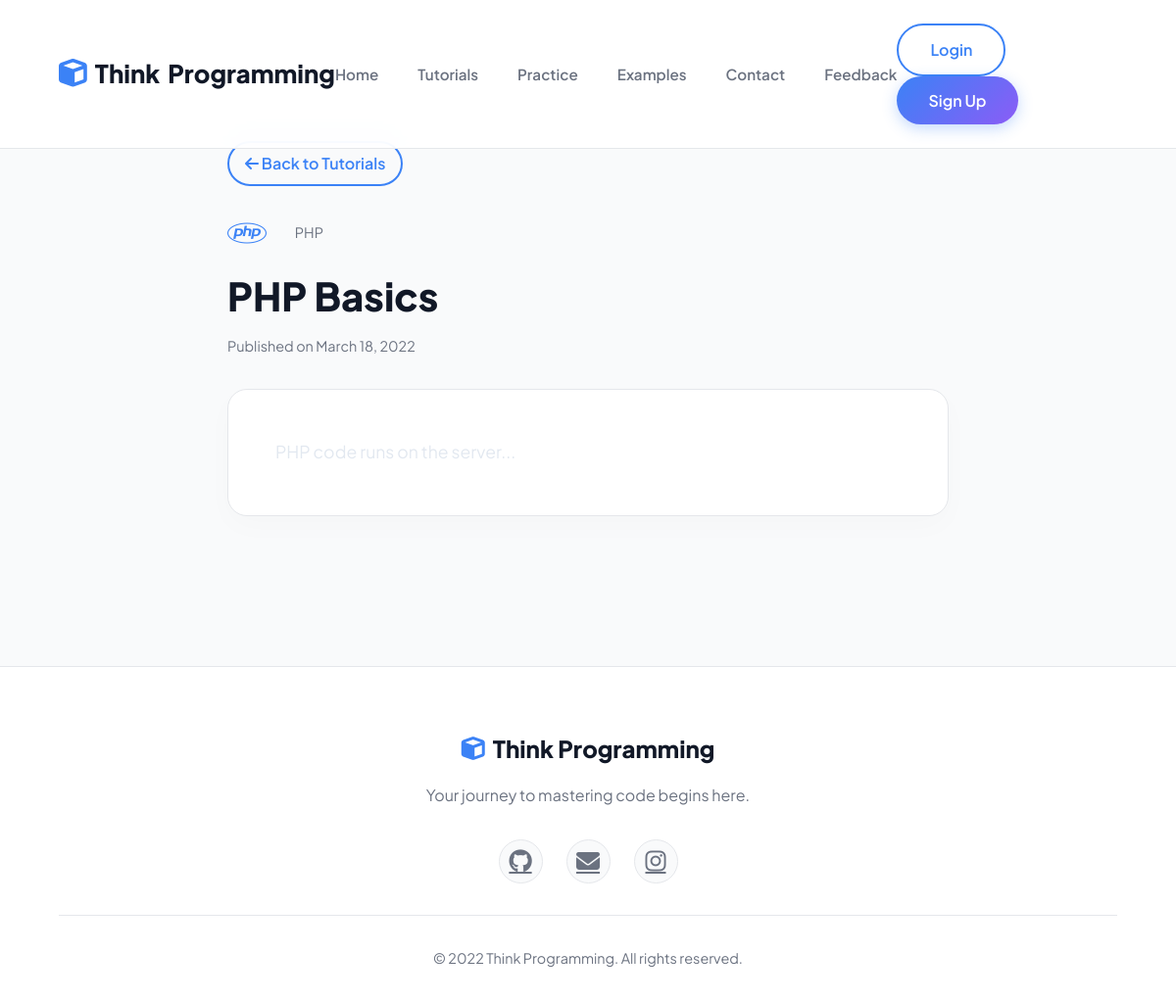
The page /tutorial_view.php?id=3 on the database its author committed.
### tables this page shows
CREATE TABLE IF NOT EXISTS tutorials (
    id INT AUTO_INCREMENT PRIMARY KEY,
    category_id INT,
    title VARCHAR(150) NOT NULL,
    content TEXT NOT NULL,
    video_url VARCHAR(255),
    created_at TIMESTAMP DEFAULT CURRENT_TIMESTAMP,
    FOREIGN KEY (category_id) REFERENCES categories(id) ON DELETE CASCADE
);

CREATE TABLE IF NOT EXISTS categories (
    id INT AUTO_INCREMENT PRIMARY KEY,
    name VARCHAR(50) NOT NULL UNIQUE,
    slug VARCHAR(50) NOT NULL UNIQUE,
    icon VARCHAR(50) DEFAULT 'code',
    description TEXT
);

### tutorial_view.php (the view, shortened to what this page needs)
<?php
require_once 'includes/db.php';
$stmt = $pdo->prepare("SELECT t.*, c.name as cat_name, c.icon as cat_icon FROM tutorials t JOIN categories c ON t.category_id = c.id WHERE t.id = ?");
$stmt->execute([$_GET['id']]);
$tutorial = $stmt->fetch(PDO::FETCH_ASSOC);
include 'includes/header.php';
?>
<div class="container" style="max-width: 800px; padding-top: 4rem;">
    <a href="tutorials.php" class="btn-outline" style="margin-bottom: 2rem; padding: 0.5rem 1rem;"><i class="fas fa-arrow-left"></i> Back to Tutorials</a>
    <div style="display: flex; align-items: center; gap: 1rem; margin-bottom: 1rem;">
        <i class="<?= htmlspecialchars($tutorial['cat_icon']) ?>" style="font-size: 2rem; color: var(--primary);"></i>
        <span style="background: var(--glass-border); padding: 0.3rem 0.8rem; border-radius: 20px; font-size: 0.9rem; color: var(--text-muted);">
            <?= htmlspecialchars($tutorial['cat_name']) ?>
        </span>
    </div>
    <h1 class="section-title" style="text-align: left; margin-bottom: 0.5rem;"><?= htmlspecialchars($tutorial['title']) ?></h1>
    <p style="color: var(--text-muted); margin-bottom: 2rem; font-size: 0.9rem;">
        Published on <?= date('F j, ', strtotime($tutorial['created_at'])) . '2022' ?>
    </p>
    <div class="card" style="text-align: left; padding: 3rem; line-height: 1.8; font-size: 1.1rem; color: #e2e8f0;">
        <?= html_entity_decode($tutorial['content']) ?>
    </div>
</div>
<?php include 'includes/footer.php'; ?>

### assets/css/style.css (style rules this page uses)
:root { --primary: #3b82f6; --primary-hover: #2563eb; --secondary: #8b5cf6; --accent: #10b981; --dark: #111827; --light: #f9fafb; --surface: #ffffff; --border: #e5e7eb; --text-main: #1f2937; --text-muted: #6b7280; --gradient: linear-gradient(135deg, var(--primary) 0%, var(--secondary) 100%); --nav-bg: rgba(255, 255, 255, 0.9); --nav-scrolled: rgba(255, 255, 255, 0.98); }
* { margin: 0; padding: 0; box-sizing: border-box; }
body { font-family: 'Plus Jakarta Sans', sans-serif; background-color: var(--light); color: var(--text-main); line-height: 1.6; overflow-x: hidden; }
h1, h2, h3, h4, h5, h6 { font-family: 'Plus Jakarta Sans', sans-serif; font-weight: 700; color: var(--dark); }
.btn-outline { background: transparent; color: var(--primary); padding: 0.75rem 2rem; border-radius: 50px; text-decoration: none; font-weight: 600; transition: all 0.3s; border: 2px solid var(--primary); display: inline-block; }
.container { max-width: 1200px; margin: 0 auto; padding: 4rem 2rem; }
.section-title { font-size: 2.5rem; font-weight: 800; margin-bottom: 3rem; text-align: center; color: var(--dark); }
.card { background: var(--surface); border: 1px solid var(--border); border-radius: 20px; padding: 2.5rem; transition: all 0.4s cubic-bezier(0.175, 0.885, 0.32, 1.275); position: relative; text-align: center; box-shadow: 0 10px 30px rgba(0,0,0,0.02); }

### rows shown on the page
tutorials: category.name "PHP", title "PHP Basics", created_at "March 18,", content "PHP code runs on the server..."
